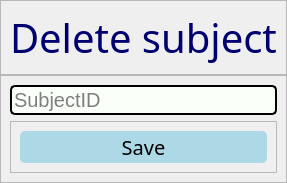
               <widget class="QWidget" name="page14">
                <layout class="QVBoxLayout" name="verticalLayout_51">
                 <property name="spacing">
                  <number>0</number>
                 </property>
                 <property name="leftMargin">
                  <number>0</number>
                 </property>
                 <property name="topMargin">
                  <number>0</number>
                 </property>
                 <property name="rightMargin">
                  <number>0</number>
                 </property>
                 <property name="bottomMargin">
                  <number>0</number>
                 </property>
                 <item>
                  <widget class="QFrame" name="frame_72">
                   <property name="frameShape">
                    <enum>QFrame::StyledPanel</enum>
                   </property>
                   <property name="frameShadow">
                    <enum>QFrame::Raised</enum>
                   </property>
                   <layout class="QVBoxLayout" name="verticalLayout_52">
                    <item alignment="Qt::AlignHCenter">
                     <widget class="QLabel" name="label_28">
                      <property name="font">
                       <font>
                        <family>Arial Rounded MT Bold</family>
                        <pointsize>30</pointsize>
                       </font>
                      </property>
                      <property name="styleSheet">
                       <string notr="true">color: rgb(0, 0, 112);
border-color: rgb(251, 255, 249);</string>
                      </property>
                      <property name="text">
                       <string>Delete subject</string>
                      </property>
                     </widget>
                    </item>
                   </layout>
                  </widget>
                 </item>
                 <item>
                  <widget class="QFrame" name="frame_74">
                   <property name="frameShape">
                    <enum>QFrame::StyledPanel</enum>
                   </property>
                   <property name="frameShadow">
                    <enum>QFrame::Raised</enum>
                   </property>
                   <layout class="QVBoxLayout" name="verticalLayout_54">
                    <item>
                     <widget class="QLineEdit" name="lineEdit_14">
                      <property name="font">
                       <font>
                        <pointsize>15</pointsize>
                       </font>
                      </property>
                      <property name="styleSheet">
                       <string notr="true">border: 2px solid  ;
border-radius: 5px;
background-color: rgb(251, 255, 249);</string>
                      </property>
                      <property name="placeholderText">
                       <string>SubjectID</string>
                      </property>
                     </widget>
                    </item>
                    <item alignment="Qt::AlignTop">
                     <widget class="QFrame" name="frame_73">
                      <property name="frameShape">
                       <enum>QFrame::StyledPanel</enum>
                      </property>
                      <property name="frameShadow">
                       <enum>QFrame::Raised</enum>
                      </property>
                      <layout class="QVBoxLayout" name="verticalLayout_53">
                       <item>
                        <widget class="QPushButton" name="delete_saveButton_subject">
                         <property name="font">
                          <font>
                           <family>Arial Rounded MT Bold</family>
                           <pointsize>15</pointsize>
                          </font>
                         </property>
                         <property name="styleSheet">
                          <string notr="true">border: 2px solid lightblue ;
border-radius: 5px;
background-color: rgb(251, 255, 249);
background-color: rgb(173, 216, 230);</string>
                         </property>
                         <property name="text">
                          <string>Save</string>
                         </property>
                         <property name="shortcut">
                          <string>Return</string>
                         </property>
                        </widget>
                       </item>
                      </layout>
                     </widget>
                    </item>
                   </layout>
                  </widget>
                 </item>
                </layout>
               </widget>
